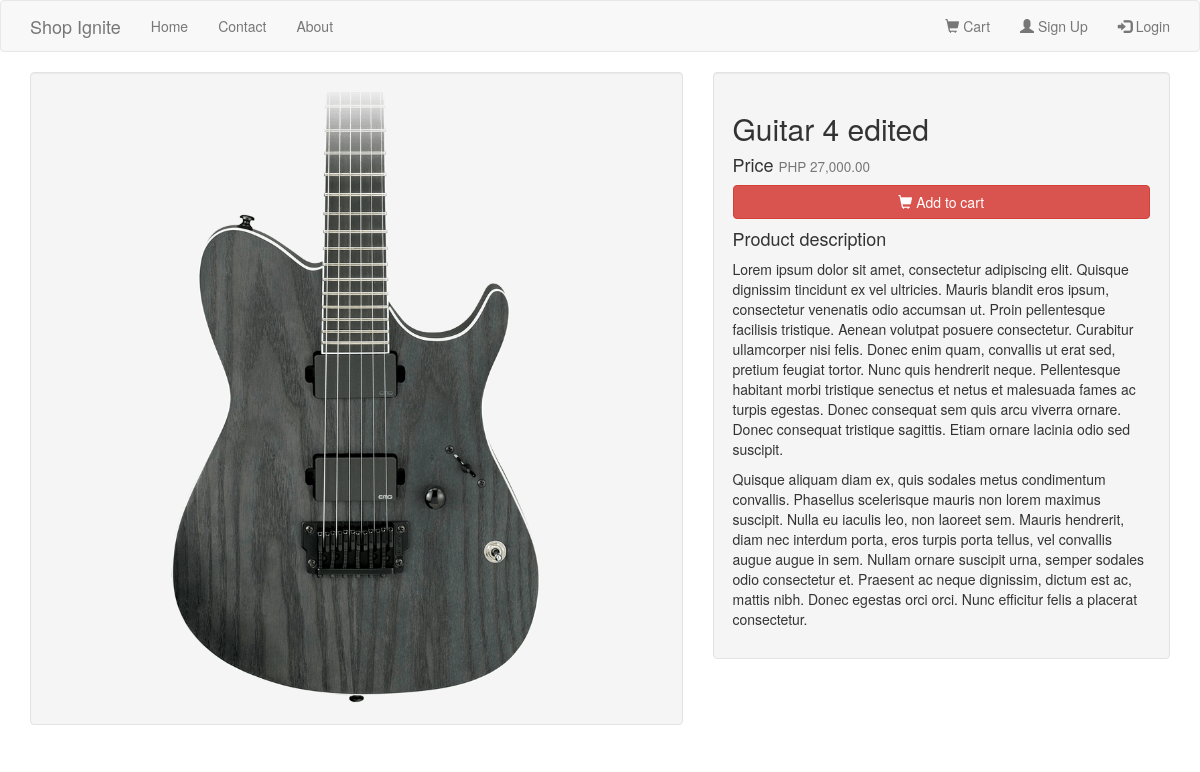
/view_product.php?id=4, run on the app's committed database.
### tables this page shows
CREATE TABLE `products` (
  `id` int(11) NOT NULL,
  `category_id` int(11) NOT NULL,
  `name` varchar(100) NOT NULL,
  `price` double(10,2) NOT NULL,
  `quantity` int(10) NOT NULL,
  `image_name` varchar(255) NOT NULL,
  `created_at` timestamp NOT NULL DEFAULT CURRENT_TIMESTAMP,
  `updated_at` timestamp NOT NULL DEFAULT CURRENT_TIMESTAMP ON UPDATE CURRENT_TIMESTAMP
);

### view_product.php (the view, shortened to what this page needs)
<?php
require('dbconnect.php');
$id = $_GET['id'];
$show_query = "
    SELECT
        id,
        name,
        price,
        quantity,
        image_name
    FROM
        products
    WHERE
        id=$id;
    ";
$show_result = mysqli_query($conn, $show_query);
$show_product = mysqli_fetch_assoc($show_result);
?>
<!DOCTYPE html>
<html lang="en">
<head>
    <link rel="stylesheet" href="css/bootstrap.min.css">
</head>
<body>
    <?php include('navbar.php'); ?>
    <div class="container">
        <div class="row">
            <div class="col-sm-7">
            <div class="well">
                <img src="img/<?= $show_product['image_name']; ?>" class="img-responsive" style="width:100%" alt="Image">
                </div>
            </div>
            <div class="col-sm-5">
            <div class="well">
                <h2><?= $show_product['name']; ?></h2>
                <h4>
                    Price <small>PHP <?= number_format($show_product['price'], 2); ?></small>
                </h4>
                <a href="#" class="btn btn-danger btn-block"><span class="glyphicon glyphicon-shopping-cart"></span> Add to cart</a>
                <h4>Product description</h4>
                <p>
                    Lorem ipsum dolor sit amet, consectetur adipiscing elit. Quisque dignissim tincidunt ex vel ultricies. Mauris blandit eros ipsum, consectetur venenatis odio accumsan ut. Proin pellentesque facilisis tristique. Aenean volutpat posuere consectetur. Curabitur ullamcorper nisi felis. Donec enim quam, convallis ut erat sed, pretium feugiat tortor. Nunc quis hendrerit neque. Pellentesque habitant morbi tristique senectus et netus et malesuada fames ac turpis egestas. Donec consequat sem quis arcu viverra ornare. Donec consequat tristique sagittis. Etiam ornare lacinia odio sed suscipit.
                </p>
                <p>
                Quisque aliquam diam ex, quis sodales metus condimentum convallis. Phasellus scelerisque mauris non lorem maximus suscipit. Nulla eu iaculis leo, non laoreet sem. Mauris hendrerit, diam nec interdum porta, eros turpis porta tellus, vel convallis augue augue in sem. Nullam ornare suscipit urna, semper sodales odio consectetur et. Praesent ac neque dignissim, dictum est ac, mattis nibh. Donec egestas orci orci. Nunc efficitur felis a placerat consectetur.
                </p>
            </div>
            </div>
        </div>
    </div>
</body>
</html>

### data on the page
products: image_name (picture), name "Guitar 4 edited", price "27,000.00"
